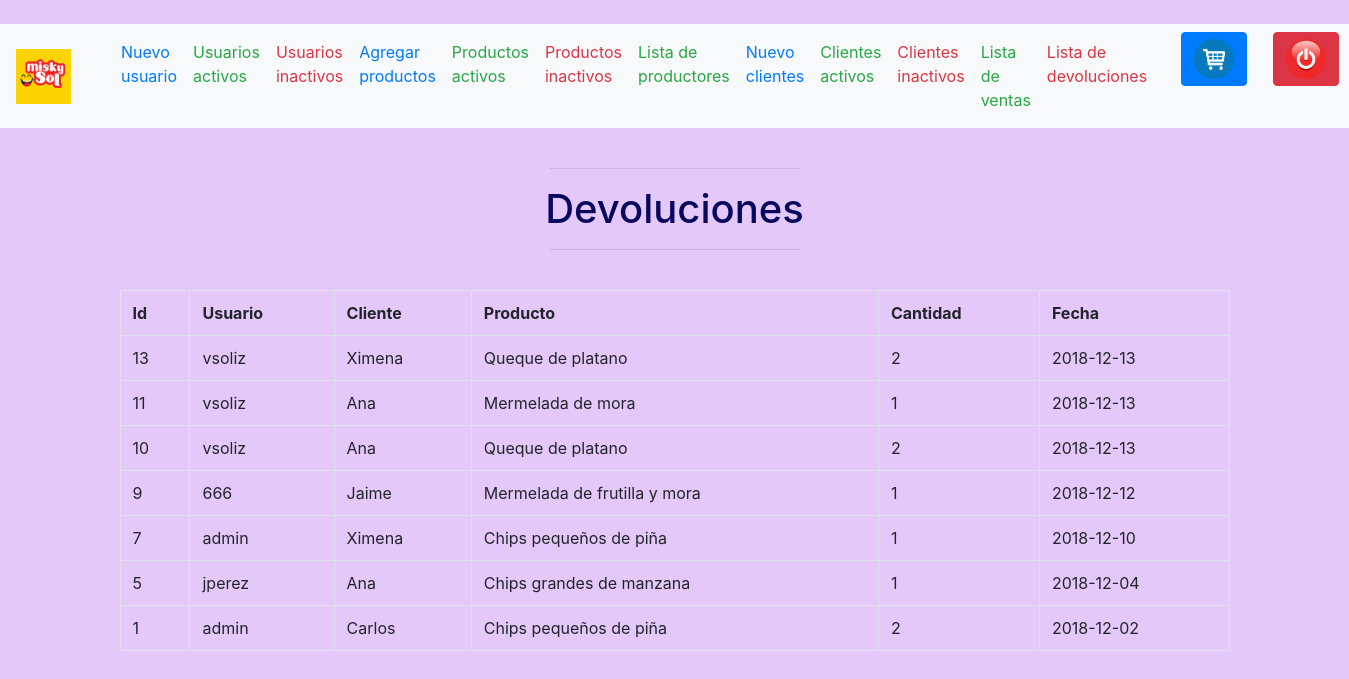
The app's page /Listados/abm_dev.php (signed in) with its own data.
### tables this page shows
CREATE TABLE IF NOT EXISTS `transaccion` (
  `idTrans` int(11) NOT NULL AUTO_INCREMENT,
  `idUsua` varchar(13) DEFAULT NULL,
  `idCli` int(11) DEFAULT NULL,
  `idProd` int(11) DEFAULT NULL,
  `cant` int(11) DEFAULT NULL,
  `fecTrans` date DEFAULT NULL,
  `estado` varchar(13) DEFAULT NULL,
  PRIMARY KEY (`idTrans`),
  KEY `idUsua` (`idUsua`),
  KEY `idCli` (`idCli`),
  KEY `idProd` (`idProd`)
);

CREATE TABLE IF NOT EXISTS `cliente` (
  `idCli` int(11) NOT NULL AUTO_INCREMENT,
  `nombre` varchar(50) DEFAULT NULL,
  `apellido` varchar(50) DEFAULT NULL,
  `ci_nit` varchar(15) DEFAULT NULL,
  `fecRegistro` date DEFAULT NULL,
  `estado` varchar(13) DEFAULT NULL,
  `idUsua` varchar(35) DEFAULT NULL,
  PRIMARY KEY (`idCli`),
  KEY `idUsua` (`idUsua`)
);

CREATE TABLE IF NOT EXISTS `producto` (
  `idProd` int(11) NOT NULL AUTO_INCREMENT,
  `nomProd` varchar(50) DEFAULT NULL,
  `precioProd` float DEFAULT NULL,
  `precioVent` float NOT NULL,
  `cant` int(11) DEFAULT NULL,
  `estado` varchar(13) DEFAULT NULL,
  PRIMARY KEY (`idProd`)
);

### Listados/abm_dev.php (the view)
<?php
include '../Cab_pie/cabecera.php';
?>
<center>
  <hr width="250">
<h1>Devoluciones</h1>
<hr width="250"><br>
<?php
  $con=mysqli_connect("localhost","root");
  mysqli_select_db($con,"sistemaventas");
  $res=mysqli_query($con,"select t.idTrans,t.idUsua,c.nombre,p.nomProd,t.cant,t.fecTrans from transaccion t
  inner join cliente c on c.idCli=t.idCli inner join producto p on p.idProd=t.idProd where t.estado = 'inhabilitado'
  order by idTrans desc");
  echo "<div class='container'>";
  echo "<table class='table table-hover table-condensed table-bordered'>";
  echo "<tr><th>Id</th><th>Usuario</th><th>Cliente</th><th>Producto</th><th>Cantidad</th><th>Fecha</th></tr>";
  while (($reg=mysqli_fetch_row($res))!=null){
  	echo "<tr><td>";
  	 echo $reg[0] . "</td><td>" . $reg[1] . "</td><td>" . $reg[2] . "</td><td>" . $reg[3] . "</td><td>" . $reg[4] . "</td><td>" . $reg[5] . "</td></tr>";
  }
  echo "</table>";
  echo "</div>";
?>

### Cab_pie/cabecera.php (style rules this page uses)
h1 { color: #08085F; }

### records on screen
transaccion: idTrans "13", idUsua "vsoliz", idCli.nombre "Ximena", idProd.nomProd "Queque de platano", cant "2", fecTrans "2018-12-13"
transaccion: idTrans "11", idUsua "vsoliz", idCli.nombre "Ana", idProd.nomProd "Mermelada de mora", cant "1", fecTrans "2018-12-13"
transaccion: idTrans "10", idUsua "vsoliz", idCli.nombre "Ana", idProd.nomProd "Queque de platano", cant "2", fecTrans "2018-12-13"
transaccion: idTrans "9", idUsua "666", idCli.nombre "Jaime", idProd.nomProd "Mermelada de frutilla y mora", cant "1", fecTrans "2018-12-12"
transaccion: idTrans "7", idUsua "admin", idCli.nombre "Ximena", idProd.nomProd "Chips pequeños de piña", cant "1", fecTrans "2018-12-10"
transaccion: idTrans "5", idUsua "jperez", idCli.nombre "Ana", idProd.nomProd "Chips grandes de manzana", cant "1", fecTrans "2018-12-04"
transaccion: idTrans "1", idUsua "admin", idCli.nombre "Carlos", idProd.nomProd "Chips pequeños de piña", cant "2", fecTrans "2018-12-02"
